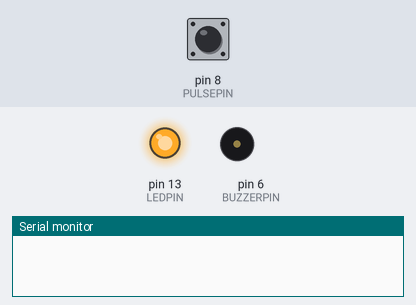
A sketch run on a simulated Arduino Uno, built with avr-gcc and run on an emulated ATmega328P. Parts: output pins drawn as LEDs (lit = HIGH), buzzer (waves = sounding), the last lines printed to the serial monitor. The test bench sets the inputs (shaded band); at power-on: pin 8 (PULSEPIN) LOW. Pins used as bus, display or sensor lines are not drawn.

Above: at 1.3 s.
At 5.3 s:
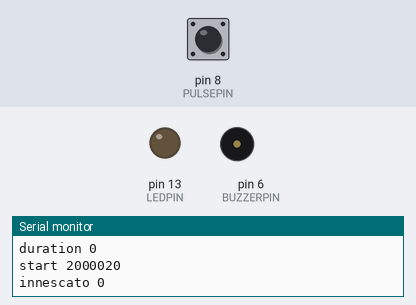
5.4 s: pin 8 (PULSEPIN) pulled HIGH for 0.15 s
At 6.6 s:
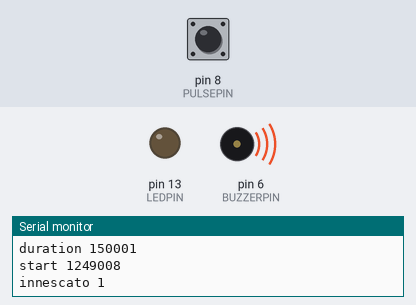
Timing chart, 0 to 10.1 s (numbered marks = the images above; inputs shaded):
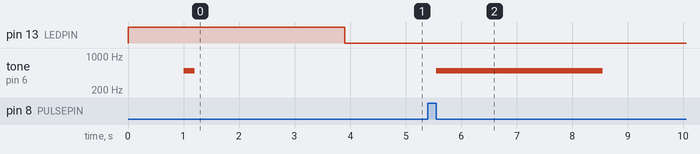

The sketch:

light.ino
```cpp
//   light  monitor
#define PULSEPIN 8
#define LEDPIN 13
#define BUZZERPIN  6
#define POWERPIN  4
unsigned long int duration;
unsigned long int start;

int innescato = 0;
void setup()
{
  Serial.begin(9600);
  pinMode(PULSEPIN, INPUT);
  pinMode(BUZZERPIN, OUTPUT);
    pinMode(POWERPIN, OUTPUT);
  pinMode(LEDPIN, OUTPUT);
  digitalWrite(LEDPIN, HIGH);
  innescato = 0;
  delay(1000);
  tone(BUZZERPIN, 500, 200); delay(500);
    digitalWrite(POWERPIN,HIGH);
  //digitalWrite(BUZZERPIN, HIGH); delay(500);
  //digitalWrite(BUZZERPIN, LOW); delay(100);
}


void loop()

{
  delay(400);
  start = micros();
  duration = pulseIn(PULSEPIN, HIGH, 2000000L);
  start = micros() - start;
  if (start < 1300000 && !duration) {
    duration = 1;
    Serial.print ("CONTROL!");
  }
  Serial.print("duration "); Serial.println(duration);
  Serial.print("start "); Serial.println(start);
  Serial.print("innescato "); Serial.println(innescato);
  if (duration == 0) {
    innescato = 1;
    digitalWrite(LEDPIN, LOW);
  }
  if (innescato && duration) {
    digitalWrite(POWERPIN,LOW);
    tone(BUZZERPIN, 500, 3000); delay(2000);

    digitalWrite(POWERPIN,HIGH);
    delay(2000);
    // digitalWrite(BUZZERPIN, HIGH); delay(500);
    // digitalWrite(BUZZERPIN, LOW); delay(100);

  }

}
```

Measured:
- after the input at 5.4 s, tone on pin 6 (BUZZERPIN): silent → 500 Hz after 0.15 s, → silent 3.0 s later
